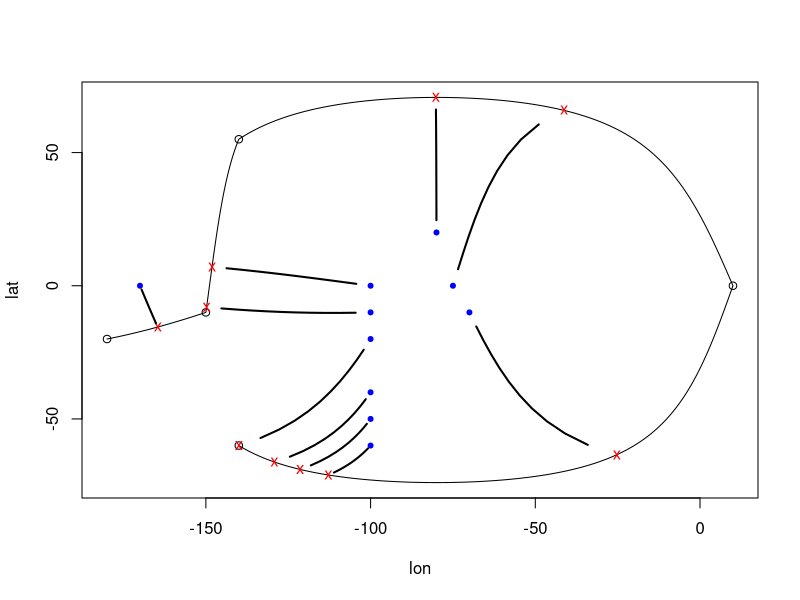

This chart was generated by the following R code:
library(geosphere)


### Name: dist2Line
### Title: Distance between points and lines or the border of polygons.
### Aliases: dist2Line
### Keywords: spatial

### ** Examples

line <- rbind(c(-180,-20), c(-150,-10), c(-140,55), c(10, 0), c(-140,-60))
pnts <- rbind(c(-170,0), c(-75,0), c(-70,-10), c(-80,20), c(-100,-50), 
         c(-100,-60), c(-100,-40), c(-100,-20), c(-100,-10), c(-100,0))
d = dist2Line(pnts, line)
plot( makeLine(line), type='l')
points(line)
points(pnts, col='blue', pch=20)
points(d[,2], d[,3], col='red', pch='x')
for (i in 1:nrow(d)) lines(gcIntermediate(pnts[i,], d[i,2:3], 10), lwd=2)
